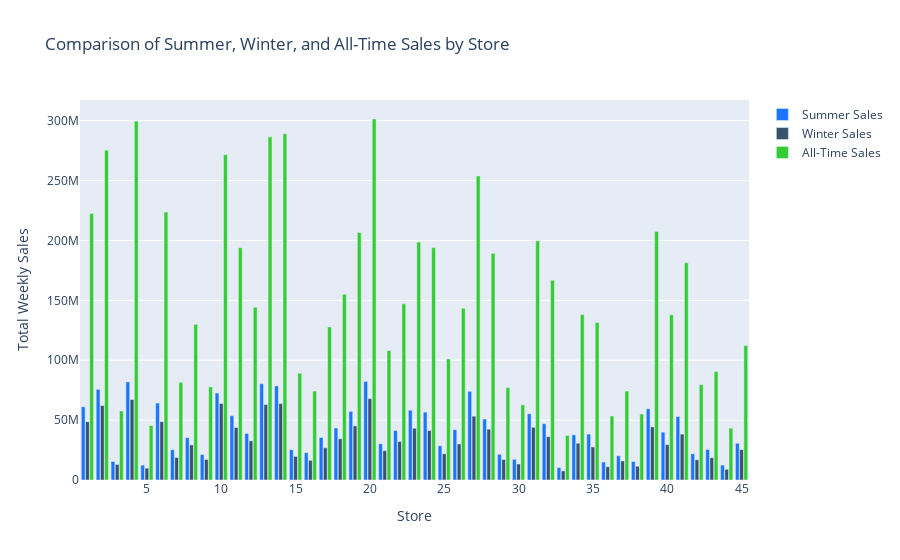

Notebook cell for this chart:
### Markdown cell above
## Visulaisation on Summer , Winter & all-time Sales from (2010-2012)

### Code cell
# Merge the dataframes on Store to have both summer, winter, and all-time sales in one dataframe
sales_comparison = pd.merge(summer_sales_by_store, winter_sales_by_store, on='Store', suffixes=('_Summer', '_Winter'))
sales_comparison = pd.merge(sales_comparison, all_time_sales_by_store, on='Store')
sales_comparison.rename(columns={'Weekly_Sales': 'Weekly_Sales_All_Time'}, inplace=True)

# Create an interactive bar chart using Plotly
fig = go.Figure()

# Add summer sales to the bar chart
fig.add_trace(go.Bar(
    x=sales_comparison['Store'],
    y=sales_comparison['Weekly_Sales_Summer'],
    name='Summer Sales',
    marker_color='rgb(26, 118, 255)'
))

# Add winter sales to the bar chart
fig.add_trace(go.Bar(
    x=sales_comparison['Store'],
    y=sales_comparison['Weekly_Sales_Winter'],
    name='Winter Sales',
    marker_color='rgb(55, 83, 109)'
))

# Add all-time sales to the bar chart
fig.add_trace(go.Bar(
    x=sales_comparison['Store'],
    y=sales_comparison['Weekly_Sales_All_Time'],
    name='All-Time Sales',
    marker_color='rgb(50, 205, 50)'
))

# Update layout for better visualization
fig.update_layout(
    title='Comparison of Summer, Winter, and All-Time Sales by Store',
    xaxis=dict(title='Store'),
    yaxis=dict(title='Total Weekly Sales'),
    barmode='group',
    bargap=0.15,
    bargroupgap=0.1
)

# Show the plot
fig.show()

### Figure 1 — Plotly figure (JSON) as saved in the notebook; plotly's stock layout.template omitted (floating-point values rounded to 4 significant figures)
{"data": [{"marker": {"color": "rgb(26, 118, 255)"}, "name": "Summer Sales", "type": "bar", "x": [1, 2, 3, 4, 5, 6, 7, 8, 9, 10, 11, 12, 13, 14, 15, 16, 17, 18, 19, 20, 21, 22, 23, 24, 25, 26, 27, 28, 29, 30, 31, 32, 33, 34, 35, 36, 37, 38, 39, 40, 41, 42, 43, 44, 45], "y": [61120000.0, 75660000.0, 15510000.0, 81910000.0, 12360000.0, 64250000.0, 25190000.0, 35340000.0, 21220000.0, 72600000.0, 53630000.0, 38900000.0, 80400000.0, 78580000.0, 25230000.0, 22820000.0, 35520000.0, 43440000.0, 57280000.0, 82320000.0, 30250000.0, 41310000.0, 58250000.0, 56620000.0, 28530000.0, 41980000.0, 74030000.0, 50880000.0, 21460000.0, 17260000.0, 55240000.0, 47010000.0, 10370000.0, 37680000.0, 38340000.0, 14970000.0, 20220000.0, 15390000.0, 59430000.0, 39930000.0, 52930000.0, 21880000.0, 25420000.0, 12380000.0, 30660000.0]}, {"marker": {"color": "rgb(55, 83, 109)"}, "name": "Winter Sales", "type": "bar", "x": [1, 2, 3, 4, 5, 6, 7, 8, 9, 10, 11, 12, 13, 14, 15, 16, 17, 18, 19, 20, 21, 22, 23, 24, 25, 26, 27, 28, 29, 30, 31, 32, 33, 34, 35, 36, 37, 38, 39, 40, 41, 42, 43, 44, 45], "y": [48620000.0, 62210000.0, 13000000.0, 67170000.0, 9896000.0, 48720000.0, 18780000.0, 29280000.0, 17140000.0, 63870000.0, 43810000.0, 32660000.0, 62980000.0, 63770000.0, 19710000.0, 16380000.0, 26880000.0, 34440000.0, 45200000.0, 67910000.0, 24494891, 32100000.0, 43210000.0, 41280000.0, 21910000.0, 30140000.0, 53270000.0, 42450000.0, 17090000.0, 13370000.0, 44010000.0, 36120000.0, 7604000.0, 30700000.0, 27600000.0, 11140000.0, 15910000.0, 11500000.0, 44320000.0, 29510000.0, 38260000.0, 16880000.0, 18623565, 8923000.0, 25350000.0]}, {"marker": {"color": "rgb(50, 205, 50)"}, "name": "All-Time Sales", "type": "bar", "x": [1, 2, 3, 4, 5, 6, 7, 8, 9, 10, 11, 12, 13, 14, 15, 16, 17, 18, 19, 20, 21, 22, 23, 24, 25, 26, 27, 28, 29, 30, 31, 32, 33, 34, 35, 36, 37, 38, 39, 40, 41, 42, 43, 44, 45], "y": [222400000.0, 275400000.0, 57590000.0, 299500000.0, 45480000.0, 223800000.0, 81600000.0, 130000000.0, 77790000.0, 271600000.0, 194000000.0, 144300000.0, 286500000.0, 289000000.0, 89130000.0, 74250000.0, 127800000.0, 155100000.0, 206600000.0, 301400000.0, 108100000.0, 147100000.0, 198800000.0, 194000000.0, 101100000.0, 143400000.0, 253900000.0, 189300000.0, 77140000.0, 62720000.0, 199600000.0, 166800000.0, 37160000.0, 138249763, 131500000.0, 53410000.0, 74200000.0, 55160000.0, 207400000.0, 137900000.0, 181300000.0, 79570000.0, 90570000.0, 43290000.0, 112400000.0]}], "layout": {"bargap": 0.15, "bargroupgap": 0.1, "barmode": "group", "title": {"text": "Comparison of Summer, Winter, and All-Time Sales by Store"}, "xaxis": {"title": {"text": "Store"}}, "yaxis": {"title": {"text": "Total Weekly Sales"}}}}
